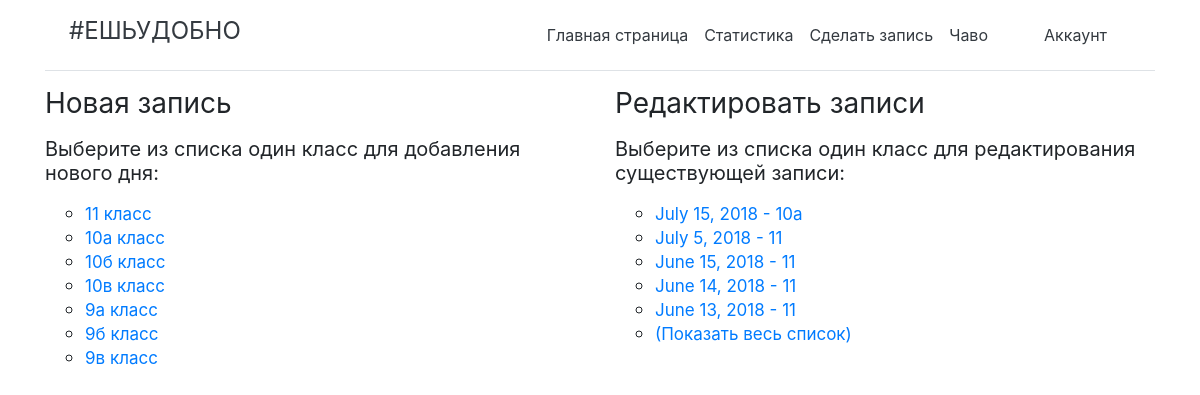
The page /write/ (signed in) on the database as committed earlier.
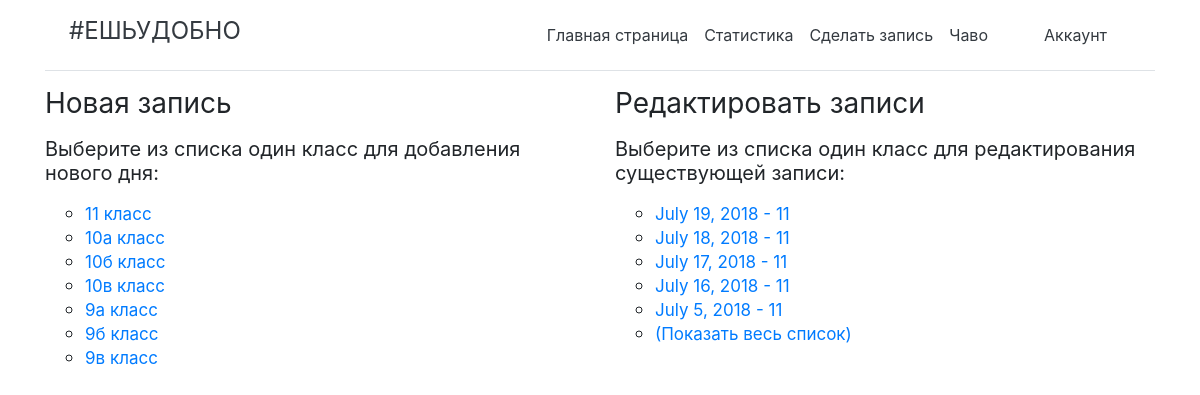
The same page on the database as committed later.
### app/models.py (models this page shows, shortened)
class SchoolClass(models.Model):
    school_class = models.CharField(max_length=10, help_text = 'Класс')
    class Meta:
    	ordering = ['school_class']

class State(models.Model):
    date = models.DateField(help_text = '- в формате гггг-мм-дд')
    status = models.CharField(max_length=1)
    people = models.ManyToManyField(People,
        help_text = '-выберите только тех, кто пришел!',
        related_name="peoples",
        blank = 'true')
    school_class = models.CharField(max_length=10)
    school_class_id = models.CharField(max_length=10)
    author = models.CharField(max_length=100)
    availability = models.CharField(max_length=2)
    class Meta:
        ordering = ['date']

### app/views.py (the view)
# urls.py: path('write/', views.writeindex, name = 'writeindex'),
@login_required
def writeindex(request):
    if request.user.groups.get().name == 'Writer':
        school_class = SchoolClass.objects.order_by('id')
        state_list = State.objects.filter(availability='+').order_by('-date')[0:5]
        return render(
            request,
            'app/writeindex.html',
            context = {'class':school_class, 'state_list':state_list})
    else:
        return render(
            request,
            'app/permissions.html')

### app/templates/app/writeindex.html (shortened to what this page needs)
{% extends "base_generic.html" %}
{% block content %}
<div class="container">
  <div class="row">
    <div class="col-sm-6">
      <h3 class="font-weight-normal">Новая запись</<h3>
      <h5 class="font-weight-normal">Выберите из списка один класc для добавления нового дня:</<h5>
      <ul class="ul">
        {% if class %}
          {% for i in class %}
            <li><a href='{{ i.id }}' class="href">{{i.school_class}} класс</a></li>
          {% endfor %}
          {% else %}
            <li class="list">Список пуст!</li>
        {% endif %}
      </ul>
    </div>
    <div class="col-sm-6">
      <h3 class="font-weight-normal">Редактировать записи</<h3>
      <h5 class="font-weight-normal">Выберите из списка один класс для редактирования существующей записи:</<h5>
      <ul class="ul">
        {% if state_list %}
          {% for i in state_list %}
            <li><a href="edit/{{i.id}}" class="href">{{i.date}} - {{i.school_class}}</a></li>
          {% endfor %}
            <li><a href="{% url 'list'%}" class="href">(Показать весь список)</a></li>
        {% else %}
          <li>Список пуст!</li>
        {% endif %}
      </ul>
    </div>
  </div>
</div>
{% endblock %}

### app/templates/base_generic.html (shortened to what this page needs)
<!DOCTYPE html>
<html lang="en">
<head>
  <link rel="stylesheet" href="https://stackpath.bootstrapcdn.com/bootstrap/4.1.1/css/bootstrap.min.css">
  {% load static %}
  {% block static %}<link rel="stylesheet" href="{% static 'css/styles.css' %}">{% endblock %}
</head>
<body>
  <div class="container">
    {% block sidebar %}
    <nav class="navbar navbar-expand-md bg-white box-shadow border-bottom align-items-center">
      <h4 class="font-weight-normal navbar-brand pl-2"><a class="text-dark" href="{% url 'index' %}">#ЕШЬУДОБНО</a></h4>
      <div class="collapse navbar-collapse" id="navbarsExampleDefault">
        <ul class="navbar-nav mr-md-4 mx-auto ">
          <li class="nav-item">
            <a class="p-2 text-dark nav-link" href="{% url 'index' %}">Главная страница</a>
          </li>
          <li class="nav-item">
            <a class="p-2 text-dark nav-link" href="{% url 'class' %}">Статистика</a>
          </li>
          <li class="nav-item">
            <a class="p-2 text-dark nav-link" href="{% url 'writeindex' %}">Сделать запись</a>
          </li>
          <li class="nav-item">
            <a class="pr-5 pl-2 text-dark nav-link" href="{% url 'faq'%}">Чаво</a>
          </li>
          {% if user.is_authenticated %}
            <li class="nav-item">
              <a class="p-2 text-dark nav-link" href="{% url 'account'%}">Аккаунт</a>
            </li>
          {% else %}
            <li class="nav-item">
              <a href="{% url 'login' %}" class="btn btn-outline-primary">Войти</a>
            </li>
          {% endif %}
        </ul>
      </div>
    </nav>
    {% endblock %}
  </div>
    <div class="pt-3">{% block content %}{% endblock %}</div>
</body>
</html>

### app/static/css/styles.css (style rules this page uses)
.href { font-size: 17px; }
.navbar-brand { font-size: 1.5rem; }
ul { list-style: circle; }

Rows that differ between the two databases and show on the page:
no longer on this page (row edited): State: date "July 15, 2018", school_class "10а"
no longer on this page (row unchanged): State: date "June 15, 2018", school_class "11"
no longer on this page (row unchanged): State: date "June 14, 2018", school_class "11"
no longer on this page (row unchanged): State: date "June 13, 2018", school_class "11"
added State: date "July 19, 2018", school_class "11"
added State: date "July 18, 2018", school_class "11"
added State: date "July 17, 2018", school_class "11"
added State: date "July 16, 2018", school_class "11"
